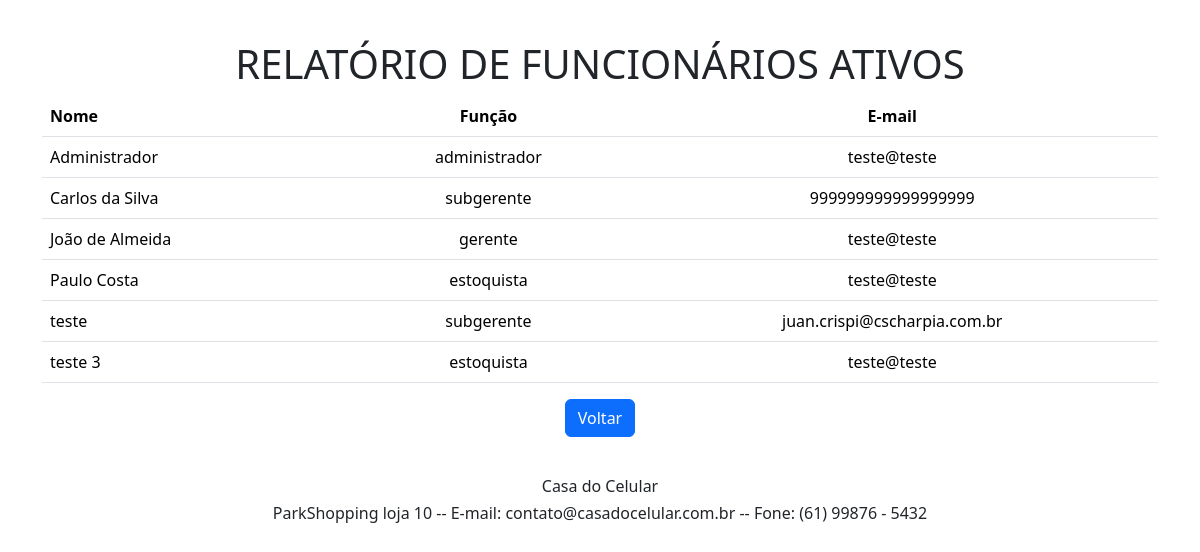
/projeto_2Bim_web/rel_funcionarios.php, run on the app's committed database.
### tables this page shows
CREATE TABLE `funcionarios` (
  `COD_FUN` int(4) NOT NULL,
  `NOME_FUN` varchar(45) NOT NULL,
  `LOGIN_FUN` varchar(45) NOT NULL,
  `SENHA_FUN` varchar(45) NOT NULL,
  `CPF_FUN` varchar(25) NOT NULL,
  `TELEFONE_FUN` varchar(20) NOT NULL,
  `EMAIL_FUN` varchar(50) NOT NULL,
  `FUNCAO_FUN` varchar(45) NOT NULL,
  `STATUS_FUN` varchar(45) NOT NULL DEFAULT 'ativo'
);

### projeto_2Bim_web/rel_funcionarios.php (the view, shortened to what this page needs)
<!DOCTYPE html>
<html>
    <head>
        <link rel="stylesheet" type="text/css" href="css/rel_func_atv.css">
    </head>
    <body>
				<?php include "menu_local.php";	?>
			<div id="principal" class="container">
        <div id="conteudo_especifico">
            <div class="div_central centralizar">
                <h1> RELATÓRIO DE FUNCIONÁRIOS ATIVOS</h1>
                <?php
                $conectar = mysqli_connect("localhost", "root", "", "cadastro_sistema");
                $sql_consulta = "SELECT cod_fun, nome_fun, funcao_fun, email_fun FROM funcionarios WHERE status_fun = 'ativo'";
                $resultado_consulta = mysqli_query($conectar, $sql_consulta);
                ?>
                <table class="table centralizar">
                    <thead>
                        <tr>
                            <th class="esquerda">Nome</th>
                            <th>Função</th>
                            <th>E-mail</th>
                        </tr>
                    </thead>
                    <tbody>
                        <?php
                        while ($registro = mysqli_fetch_row($resultado_consulta)) {
                        ?>
                            <tr>
                                <td class="esquerda"><?php echo $registro[1]; ?></td>
                                <td><?php echo $registro[2]; ?></td>
                                <td><?php echo $registro[3]; ?></td>
                            </tr>
                        <?php
                        }
                        ?>
                    </tbody>
                </table>
                <p><a href="relatorios.php" class="btn btn-primary">Voltar</a></p>
            </div>
        </div>
        <div id="rodape" class="centralizar">
            <h6> Casa do Celular </h6>
            <h6> ParkShopping loja 10 -- E-mail: contato@casadocelular.com.br -- Fone: (61) 99876 - 5432 </h6>
        </div>
    </div>
</body>
</html>

### projeto_2Bim_web/css/rel_func_atv.css (style rules this page uses)
.centralizar { text-align: center; }
.div_central { margin-top: 40px; }
.esquerda { text-align: left; }
#rodape { clear: both; margin-top: 40px; }

### projeto_2Bim_web/css/menu_local.css (style rules this page uses)
body { font-family: 'PT Serif', serif; }

### data on the page
funcionarios: NOME_FUN "Administrador", FUNCAO_FUN "administrador", EMAIL_FUN "teste@teste"
funcionarios: NOME_FUN "Carlos da Silva", FUNCAO_FUN "subgerente", EMAIL_FUN "999999999999999999"
funcionarios: NOME_FUN "João de Almeida", FUNCAO_FUN "gerente", EMAIL_FUN "teste@teste"
funcionarios: NOME_FUN "Paulo Costa", FUNCAO_FUN "estoquista", EMAIL_FUN "teste@teste"
funcionarios: NOME_FUN "teste", FUNCAO_FUN "subgerente", EMAIL_FUN "juan.crispi@cscharpia.com.br"
funcionarios: NOME_FUN "teste 3", FUNCAO_FUN "estoquista", EMAIL_FUN "teste@teste"
